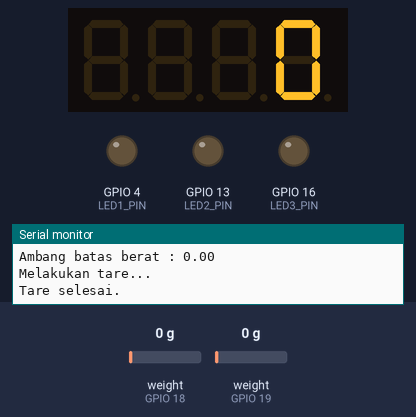
Simulated run of this sketch. Board: ESP32. Shown: 4-digit seven-segment display, output pins drawn as LEDs (lit = HIGH), the last lines printed to the serial monitor. The inputs (shaded band) are chosen by the test bench; at power-on: weight on the scale (sensors on GPIO 18, GPIO 19) 0 g. WiFi joins after 1.5 s; servers stay silent unless stated; uploads are accepted with an empty reply.

Above: at 5.9 s.
6.0 s: weight on the scale (sensor on GPIO 18) set to 66 g
At 8.9 s:
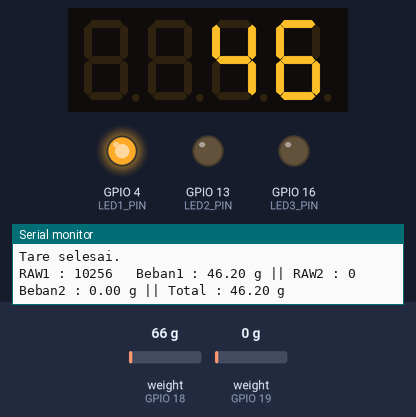
9.0 s: weight on the scale (sensor on GPIO 18) set to 80 g
10.5 s: weight on the scale (sensor on GPIO 19) set to 100 g
At 14.1 s:
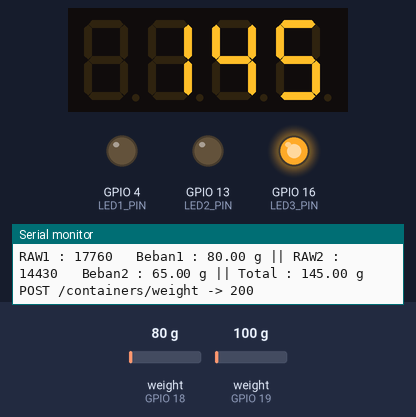
Timing chart, 0 to 15.6 s (numbered marks = the images above; inputs shaded):
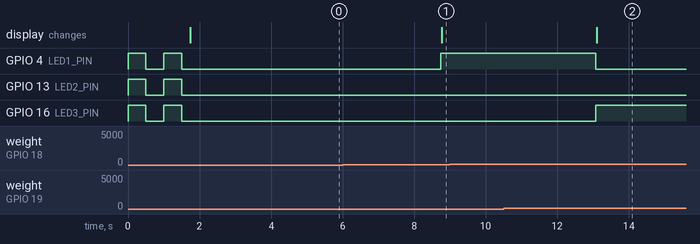

The sketch:

main.ino
```cpp
#include "HX711.h"
#include <TM1637Display.h>
#include <WiFi.h>
#include <WiFiClientSecure.h>
#include <HTTPClient.h>

// ================= WIFI =================
const char* WIFI_SSID = "Hans M";
const char* WIFI_PASSWORD = "123456789";

// ================= API =================
const char* API_URL = "https://backend-bakepal-production.up.railway.app/containers/weight";
const char* THRESHOLD_API_URL_BASE = "https://backend-bakepal-production.up.railway.app/containers/threshold/";
const char* CONTAINER_ID = "1";
const float WEIGHT_CHANGE_THRESHOLD = 0.5;

// Ambang batas berat (diambil dari API saat startup). 0 = belum/tidak ada ambang batas.
float weightThreshold = 0.0;

// ================= HX711 =================
#define DT1_PIN 18
#define SCK1_PIN 5

#define DT2_PIN 19
#define SCK2_PIN 23

HX711 scale1;
HX711 scale2;

// Faktor kalibrasi
float calibration_factor1 = 222.0;
float calibration_factor2 = 222.0;

// ================= TM1637 =================
#define TM_CLK 25
#define TM_DIO 26

TM1637Display display(TM_CLK, TM_DIO);

// Update display setiap 2 detik
unsigned long lastDisplayUpdate = 0;

// Berat terakhir yang dikirim ke server
float lastSentWeight = 0;
bool hasSentWeight = false;

// ================= LED =================
#define LED1_PIN 4    // merah  - weight < 50g
#define LED2_PIN 13   // kuning - 50g <= weight < threshold
#define LED3_PIN 16   // hijau  - weight >= threshold

void connectWiFi() {

  WiFi.mode(WIFI_STA);

  Serial.print("Menghubungkan ke WiFi");

  bool ledState = false;

  while (WiFi.status() != WL_CONNECTED) {

    WiFi.begin(WIFI_SSID, WIFI_PASSWORD);

    int attempts = 0;

    while (WiFi.status() != WL_CONNECTED && attempts < 20) {

      ledState = !ledState;
      digitalWrite(LED1_PIN, ledState);
      digitalWrite(LED2_PIN, ledState);
      digitalWrite(LED3_PIN, ledState);

      delay(500);
      Serial.print(".");
      attempts++;
    }

    if (WiFi.status() != WL_CONNECTED) {
      Serial.println();
      Serial.println("WiFi gagal terhubung. Mencoba lagi...");
    }
  }

  digitalWrite(LED1_PIN, LOW);
  digitalWrite(LED2_PIN, LOW);
  digitalWrite(LED3_PIN, LOW);

  Serial.println();
  Serial.print("WiFi terhubung. IP : ");
  Serial.println(WiFi.localIP());
}

void reconnectWiFi() {

  Serial.println("Koneksi WiFi terputus. Mencoba menghubungkan ulang...");

  WiFi.disconnect();
  WiFi.reconnect();

  int attempts = 0;
  bool ledState = false;

  while (WiFi.status() != WL_CONNECTED && attempts < 20) {

    ledState = !ledState;
    digitalWrite(LED1_PIN, ledState);
    digitalWrite(LED2_PIN, ledState);
    digitalWrite(LED3_PIN, ledState);

    delay(500);
    Serial.print(".");
    attempts++;
  }

  digitalWrite(LED1_PIN, LOW);
  digitalWrite(LED2_PIN, LOW);
  digitalWrite(LED3_PIN, LOW);

  if (WiFi.status() == WL_CONNECTED) {
    Serial.println();
    Serial.print("WiFi terhubung kembali. IP : ");
    Serial.println(WiFi.localIP());
  }
  else {
    Serial.println();
    Serial.println("WiFi belum terhubung kembali, akan dicoba lagi.");
  }
}

void fetchThreshold() {

  if (WiFi.status() != WL_CONNECTED) {
    weightThreshold = 0.0;
    return;
  }

  WiFiClientSecure client;
  client.setInsecure();   // skip cert validation

  HTTPClient http;
  String url = String(THRESHOLD_API_URL_BASE) + CONTAINER_ID;
  http.begin(client, url);

  int httpCode = http.GET();

  Serial.print("GET /containers/threshold/");
  Serial.print(CONTAINER_ID);
  Serial.print(" -> ");
  Serial.println(httpCode);

  weightThreshold = 0.0;

  if (httpCode == 200) {
    String body = http.getString();

    Serial.print("Threshold response body : ");
    Serial.println(body);

    body.trim();

    int idx = body.indexOf("\"threshold\"");

    if (idx != -1) {
      // Body berupa objek JSON, mis. {"threshold":100}
      int colonIdx = body.indexOf(':', idx);
      int valueIdx = colonIdx + 1;

      // Lewati spasi dan tanda kutip sebelum angka (mis. "threshold":"100")
      while (valueIdx < (int)body.length() &&
             (body[valueIdx] == ' ' || body[valueIdx] == '"')) {
        valueIdx++;
      }

      weightThreshold = body.substring(valueIdx).toFloat();
    }
    else {
      // Body berupa angka polos, mis. 100.0
      weightThreshold = body.toFloat();
    }

    if (weightThreshold < 0)
      weightThreshold = 0.0;
  }

  http.end();

  Serial.print("Ambang batas berat : ");
  Serial.println(weightThreshold);
}

void setup() {

  Serial.begin(115200);

  // ================= LED =================
  pinMode(LED1_PIN, OUTPUT);
  pinMode(LED2_PIN, OUTPUT);
  pinMode(LED3_PIN, OUTPUT);

  digitalWrite(LED1_PIN, LOW);
  digitalWrite(LED2_PIN, LOW);
  digitalWrite(LED3_PIN, LOW);

  // ================= WIFI =================
  connectWiFi();

  // ================= THRESHOLD =================
  fetchThreshold();

  // ================= TM1637 =================
  display.setBrightness(7);   // 0-7
  display.clear();
  display.showNumberDec(0, false);   // tanpa dot

  // ================= HX711 =================
  scale1.begin(DT1_PIN, SCK1_PIN);
  scale2.begin(DT2_PIN, SCK2_PIN);

  scale1.set_scale(calibration_factor1);
  scale2.set_scale(calibration_factor2);

  Serial.println("Melakukan tare...");

  scale1.tare();
  scale2.tare();

  Serial.println("Tare selesai.");

  delay(1000);
}

void sendWeightUpdate(int weight) {

  if (WiFi.status() != WL_CONNECTED)
    return;

  WiFiClientSecure client;
  client.setInsecure();   // skip cert validation

  HTTPClient http;
  http.begin(client, API_URL);
  http.addHeader("Content-Type", "application/json");

  char payload[96];
  snprintf(payload, sizeof(payload), "{\"container_id\":\"%s\",\"weight\":%d}", CONTAINER_ID, weight);

  int httpCode = http.POST(payload);

  Serial.print("POST /containers/weight -> ");
  Serial.println(httpCode);

  http.end();
}

void handleWeight() {

  const int SAMPLES = 20;

  float weight1 = 0;
  float weight2 = 0;

  long raw1 = 0;
  long raw2 = 0;

  // ================= BACA KEDUA LOAD CELL SECARA INTERLEAVED =================
  // Kedua chip HX711 melakukan konversi secara independen/paralel, jadi
  // membaca keduanya bergantian (bukan berurutan penuh) memangkas total
  // waktu tunggu blocking menjadi ~separuhnya, tanpa mengubah sampel atau
  // rumus rata-rata yang dipakai.
  bool ready1 = scale1.is_ready();
  bool ready2 = scale2.is_ready();

  double sum1 = 0;
  double sum2 = 0;

  for (int i = 0; i < SAMPLES; i++) {
    if (ready1)
      sum1 += scale1.read();

    if (ready2)
      sum2 += scale2.read();
  }

  // ================= LOAD CELL 1 =================
  if (ready1) {
    double avg1 = sum1 / SAMPLES;
    raw1 = (long)avg1;
    weight1 = (avg1 - scale1.get_offset()) / calibration_factor1;

    if (weight1 < 0)
      weight1 = 0;
  }

  // ================= LOAD CELL 2 =================
  if (ready2) {
    double avg2 = sum2 / SAMPLES;
    raw2 = (long)avg2;
    weight2 = (avg2 - scale2.get_offset()) / calibration_factor2;

    if (weight2 < 0)
      weight2 = 0;
  }

  // ================= TOTAL BERAT =================
  float totalWeight = weight1 + weight2;

  // ================= LOGIKA LED =================
  if (totalWeight < 50.0) {

    digitalWrite(LED1_PIN, HIGH);
    digitalWrite(LED2_PIN, LOW);
    digitalWrite(LED3_PIN, LOW);

  }
  else if (totalWeight < weightThreshold) {

    digitalWrite(LED1_PIN, LOW);
    digitalWrite(LED2_PIN, HIGH);
    digitalWrite(LED3_PIN, LOW);

  }
  else {

    digitalWrite(LED1_PIN, LOW);
    digitalWrite(LED2_PIN, LOW);
    digitalWrite(LED3_PIN, HIGH);

  }

  // ================= SERIAL =================
  Serial.printf("RAW1 : %ld   Beban1 : %.2f g || RAW2 : %ld   Beban2 : %.2f g || Total : %.2f g\n",
                raw1, weight1, raw2, weight2, totalWeight);

  // ================= TM1637 =================
  int tampil = (int)floor(totalWeight);   // pembulatan

  if (tampil < 0)
    tampil = 0;

  if (tampil > 9999)
    tampil = 9999;

  // Display hanya berubah setiap 2 detik
  unsigned long now = millis();
  if (now - lastDisplayUpdate >= 2000) {
    lastDisplayUpdate = now;
    display.showNumberDec(tampil, false);   // false = dot mati
  }

  // ================= KIRIM KE SERVER =================
  if (!hasSentWeight || fabs(totalWeight - lastSentWeight) > WEIGHT_CHANGE_THRESHOLD) {
    sendWeightUpdate(tampil);
    lastSentWeight = totalWeight;
    hasSentWeight = true;
  }
}

void loop() {

  if (WiFi.status() != WL_CONNECTED) {
    reconnectWiFi();
    return;
  }

  handleWeight();

  delay(100);
}
```

Measured:
- after the input at 6.0 s, the display: changes after 2.8 s (image 1)
- after the input at 9.0 s, every drawn part: stays the same
- after the input at 10.5 s, the display: changes after 2.6 s (image 2)
